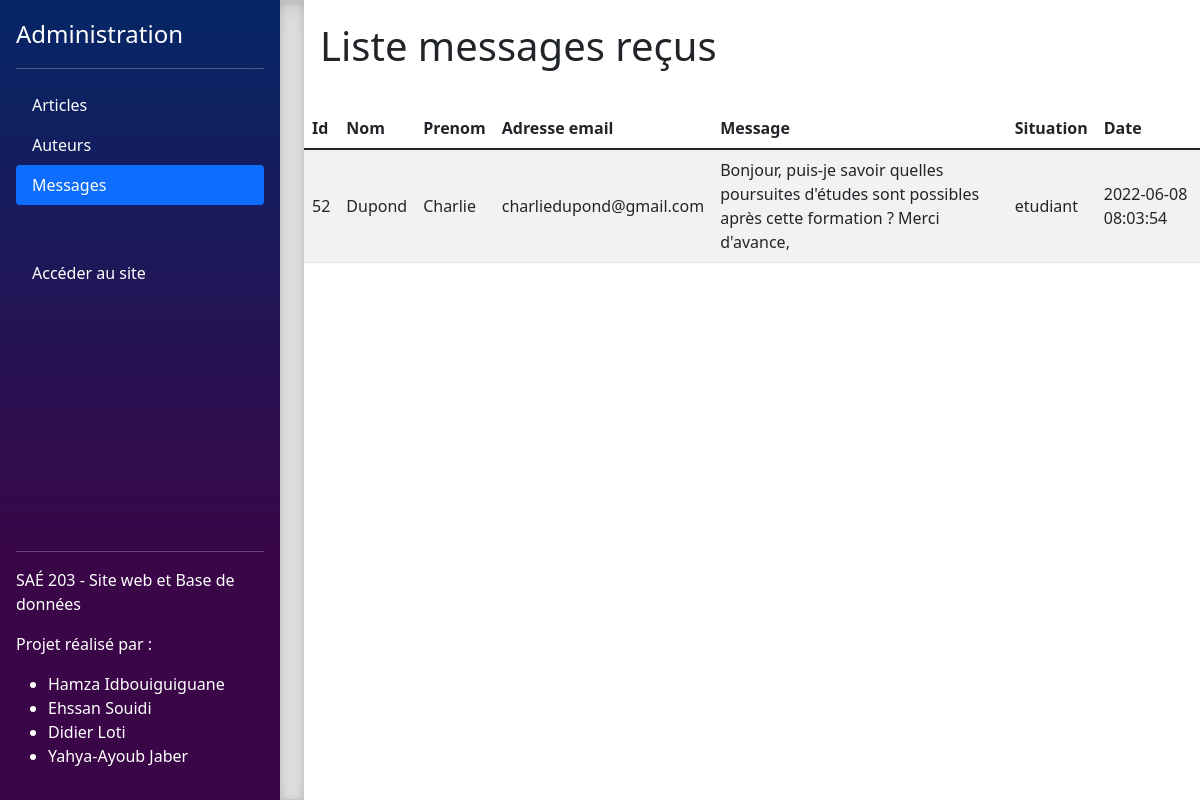
Page /administration/messages/index.php on the committed database.
### tables this page shows
CREATE TABLE `message` (
  `id` int(11) NOT NULL,
  `nom` varchar(255) NOT NULL,
  `prenom` varchar(255) NOT NULL,
  `email` varchar(255) NOT NULL,
  `contenu` longtext NOT NULL,
  `type` varchar(255) NOT NULL,
  `date_creation` datetime NOT NULL COMMENT '(DC2Type:datetime_immutable)'
);

### administration/messages/index.php (the view, shortened to what this page needs)
<?php
require_once('../../ressources/includes/connexion-bdd.php');
$listeMessagesCommande = $clientMySQL->prepare('SELECT * FROM message');
$listeMessagesCommande->execute();
$listeMessages = $listeMessagesCommande->fetchAll();
?>
<!DOCTYPE html>
<html lang="fr">
<head>
    <?php include_once("../ressources/includes/head.php"); ?>
</head>
<body>
    <div class="d-flex h-100">
        <?php include_once("../ressources/includes/menu-lateral.php"); ?>
        <div class="b-example-divider"></div>
        <main class="flex-fill">
            <header class="d-flex justify-content-between align-items-center p-3">
                <p class="fs-1">Liste messages reçus</p>
            </header>
            <table class="table align-middle table-striped table-hover">
                <thead>
                    <tr>
                        <th scope="col">Id</th>
                        <th scope="col">Nom</th>
                        <th scope="col">Prenom</th>
                        <th scope="col">Adresse email</th>
                        <th scope="col">Message</th>
                        <th scope="col">Situation</th>
                        <th scope="col">Date</th>
                    </tr>
                </thead>
                <tbody>
                    <?php
                        foreach ($listeMessages as $message) {
                    ?>
                        <tr>
                            <td scope='row'><?php echo $message["id"]; ?></td>
                            <td><?php echo $message["nom"]; ?></td>
                            <td><?php echo $message["prenom"]; ?></td>
                            <td><?php echo $message["email"]; ?></td>
                            <td><?php echo $message["contenu"]; ?></td>
                            <td><?php echo $message["type"]; ?></td>
                            <td><?php echo $message["date_creation"]; ?></td>
                        </tr>
                    <?php } ?>
                </tbody>
            </table>
        </main>
    </div>
</body>
</html>

### ressources/css/ne-pas-modifier/global.css (style rules this page uses)
*, *::after, *::before { box-sizing: border-box; }
body { background-color: #fafafa; font-family: Arial, Helvetica, sans-serif; }

### administration/ressources/css/ne-pas-modifier/style.css (style rules this page uses)
body { min-height: 100vh; background-color: rgba(0, 0, 0, 0.1); }
.b-example-divider { flex-shrink: 0; width: 1.5rem; height: 100vh; background-color: rgba(0, 0, 0, 0.1); border: solid rgba(0, 0, 0, 0.15); border-width: 1px 0; box-shadow: inset 0 0.5em 1.5em rgba(0, 0, 0, 0.1), inset 0 0.125em 0.5em rgba(0, 0, 0, 0.15); }

### rows in the picture
message: id "52", nom "Dupond", prenom "Charlie", email "charliedupond@gmail.com", contenu "Bonjour, puis-je savoir quelles poursuites d'études sont possibles après cette formation ? Merci d'avance,", type "etudiant", date_creation "2022-06-08 08:03:54"

### other values in the picture
$entreeMenu["nom"] "Articles"
$entreeMenu["nom"] "Auteurs"
$entreeMenu["nom"] "Messages"
$entreeMenu["nom"] "Accéder au site"
